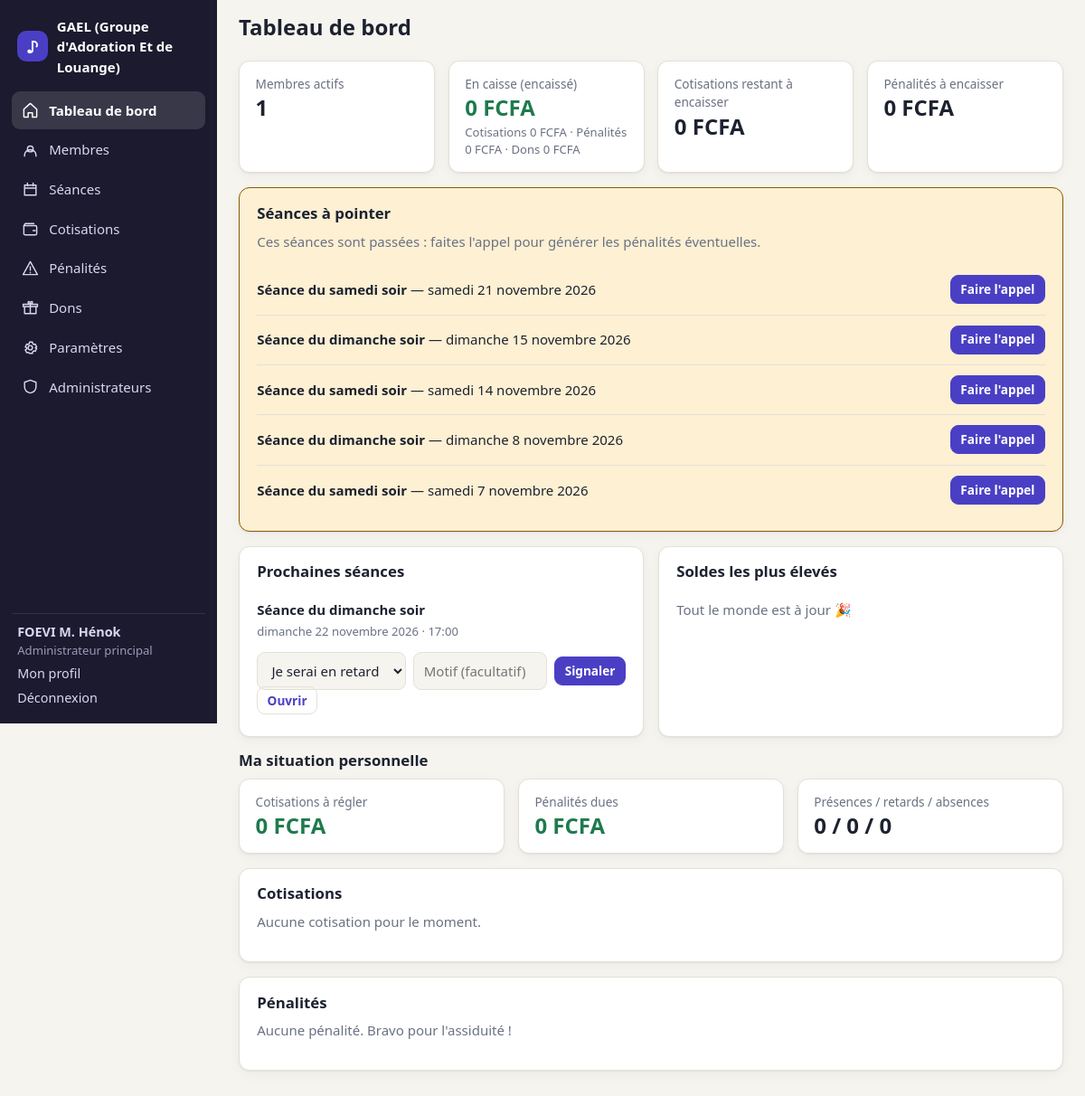
/dashboard.php (signed in), run on the app's committed database.
### tables this page shows
CREATE TABLE users (
        id INTEGER PRIMARY KEY AUTOINCREMENT,
        nom TEXT NOT NULL,
        username TEXT NOT NULL UNIQUE,
        password_hash TEXT NOT NULL,
        role TEXT NOT NULL DEFAULT 'membre' CHECK (role IN ('owner','admin','membre')),
        statut TEXT NOT NULL DEFAULT 'actif' CHECK (statut IN ('actif','parti')),
        telephone TEXT,
        date_arrivee TEXT NOT NULL,
        date_depart TEXT,
        must_change_password INTEGER NOT NULL DEFAULT 0,
        created_at TEXT NOT NULL
    , email TEXT, permissions TEXT NOT NULL DEFAULT '');

CREATE TABLE seances (
        id INTEGER PRIMARY KEY AUTOINCREMENT,
        date TEXT NOT NULL,
        heure TEXT NOT NULL,
        type TEXT NOT NULL CHECK (type IN ('normale','extraordinaire')),
        titre TEXT,
        lieu TEXT,
        statut TEXT NOT NULL DEFAULT 'prevue' CHECK (statut IN ('prevue','annulee','terminee')),
        motif_annulation TEXT,
        created_by INTEGER REFERENCES users(id),
        created_at TEXT NOT NULL
    );

### inc/auth.php (called while the page is built, shortened)
<?php
function current_user(): ?array {
    static $u = false;
    if ($u !== false) return $u;
    $u = null;
    if (!empty($_SESSION['uid'])) {
        $u = row("SELECT * FROM users WHERE id = ? AND statut = 'actif'", [$_SESSION['uid']]);
    }
    return $u;
}
function is_admin(): bool { $u = current_user(); return $u && in_array($u['role'], ['owner', 'admin'], true); }
function is_owner(): bool { $u = current_user(); return $u && $u['role'] === 'owner'; }
function can(string $perm): bool {
    $u = current_user();
    if ($u['role'] === 'owner') return true;
    return $u['role'] === 'admin' && in_array($perm, explode(',', (string)$u['permissions']), true);
}
function require_login(): array {
    $u = current_user();
    return $u;
}

### inc/db.php (called while the page is built, shortened)
<?php
function db(): PDO {
    static $pdo = null;
    if ($pdo) return $pdo;
    $pdo = new PDO('sqlite:' . DB_PATH);
    $pdo->setAttribute(PDO::ATTR_ERRMODE, PDO::ERRMODE_EXCEPTION);
    $pdo->setAttribute(PDO::ATTR_DEFAULT_FETCH_MODE, PDO::FETCH_ASSOC);
    $pdo->exec('PRAGMA foreign_keys = ON; PRAGMA busy_timeout = 5000;');
    migrate($pdo);
    return $pdo;
}
function q(string $sql, array $p = []): PDOStatement { $s = db()->prepare($sql); $s->execute($p); return $s; }
function rows(string $sql, array $p = []): array { return q($sql, $p)->fetchAll(); }
function row(string $sql, array $p = []): ?array { $r = q($sql, $p)->fetch(); return $r ?: null; }
function val(string $sql, array $p = []) { $r = q($sql, $p)->fetchColumn(); return $r === false ? null : $r; }
function has_column(PDO $pdo, string $table, string $col): bool {
    foreach ($pdo->query("PRAGMA table_info($table)") as $r) if ($r['name'] === $col) return true;
    return false;
}
function migrate(PDO $pdo): void {
    $pdo->exec("
    CREATE TABLE IF NOT EXISTS inscriptions (
        id INTEGER PRIMARY KEY AUTOINCREMENT,
        nom TEXT NOT NULL,
        email TEXT NOT NULL,
        telephone TEXT,
        username TEXT NOT NULL,
        password_hash TEXT NOT NULL,
        created_at TEXT NOT NULL
    );
    CREATE TABLE IF NOT EXISTS password_resets (
        id INTEGER PRIMARY KEY AUTOINCREMENT,
        user_id INTEGER NOT NULL REFERENCES users(id) ON DELETE CASCADE,
        token_hash TEXT NOT NULL,
        expires_at INTEGER NOT NULL
    );
    ");
    if (!has_column($pdo, 'users', 'email')) $pdo->exec('ALTER TABLE users ADD COLUMN email TEXT');
    if (!has_column($pdo, 'users', 'permissions')) {
        $pdo->exec("ALTER TABLE users ADD COLUMN permissions TEXT NOT NULL DEFAULT ''");
        $pdo->exec("UPDATE users SET permissions = 'membres,cotisations,paiements,seances,penalites,dons' WHERE role = 'admin'");
    }
    if (!has_column($pdo, 'login_attempts', 'kind')) $pdo->exec("ALTER TABLE login_attempts ADD COLUMN kind TEXT NOT NULL DEFAULT 'login'");
    $pdo->exec("CREATE UNIQUE INDEX IF NOT EXISTS ux_users_email ON users(email COLLATE NOCASE) WHERE email IS NOT NULL AND email <> ''");
    $defaults = [
        'inscription_active' => '1',
        'code_invitation'  => strtoupper(bin2hex(random_bytes(4))),
        'nom_groupe'       => 'Mon groupe musical',
        'devise'           => 'FCFA',
        'heure_seance_samedi' => '16:45',
        'heure_seance_dimanche' => '17:00',
        'amende_retard'    => '500',
        'amende_absence'   => '1000',
        'cotisation_mensuelle' => '1000',
        'seances_debut'    => date('Y-m-d'),
        'derniere_generation' => '',
    ];
    $st = $pdo->prepare('INSERT OR IGNORE INTO settings (k, v) VALUES (?, ?)');
    foreach ($defaults as $k => $v) $st->execute([$k, $v]);
}

### inc/helpers.php (called while the page is built, shortened)
<?php
function e($s): string { return htmlspecialchars((string)$s, ENT_QUOTES | ENT_SUBSTITUTE, 'UTF-8'); }
function setting(string $k, string $default = ''): string {
    static $cache = null;
    if ($cache === null) $cache = array_column(rows('SELECT k, v FROM settings'), 'v', 'k');
    return $cache[$k] ?? $default;
}
function money($n): string {
    $n = round((float)$n, 2);
    $dec = floor($n) == $n ? 0 : 2;
    return number_format($n, $dec, ',', ' ') . ' ' . setting('devise', 'FCFA');
}
function fdate(?string $d, bool $withDay = false): string {
    $t = strtotime($d);
    $s = (int)date('j', $t) . ' ' . MOIS_FR[(int)date('n', $t)] . ' ' . date('Y', $t);
    return $withDay ? JOURS_FR[(int)date('N', $t)] . ' ' . $s : $s;
}
function ensure_seances(): void {
    $heureSamedi = setting('heure_seance_samedi', '16:45');
}
function seance_label(array $s): string {
    return 'Séance du ' . JOURS_FR[(int)date('N', strtotime($s['date']))] . ' soir';
}
function seance_start(array $s): int { return strtotime($s['date'] . ' ' . $s['heure']); }
function seance_open_for_signal(array $s): bool {
    return $s['statut'] === 'prevue' && time() < seance_start($s);
}

### dashboard.php (the view, shortened to what this page needs)
<?php
$u = require_login();
ensure_seances();
$upcoming = rows("SELECT * FROM seances WHERE statut != 'annulee' AND (date || ' ' || heure) >= ? ORDER BY date, heure LIMIT 4", [date('Y-m-d H:i')]);
page_start(is_admin() ? 'Tableau de bord' : 'Mon espace', 'dashboard.php');
if (is_admin()) {
    $voirCotis = can('cotisations') || can('paiements');
    $voirPen = can('penalites') || can('paiements');
    $totalDu = (float)val('SELECT COALESCE(SUM(montant_du),0) FROM cotisation_membres');
    $totalPaye = (float)val('SELECT COALESCE(SUM(montant),0) FROM paiements');
    $amDues = (float)val("SELECT COALESCE(SUM(montant),0) FROM penalites WHERE statut = 'due'");
    $amPayees = (float)val("SELECT COALESCE(SUM(montant),0) FROM penalites WHERE statut = 'payee'");
    $dons = (float)val("SELECT COALESCE(SUM(montant),0) FROM dons WHERE nature = 'argent'");
    $caisse = $totalPaye + $amPayees + $dons;
    ?>
    <div class="cards">
      <?php if (can('membres')): ?><div class="card stat"><span>Membres actifs</span><strong><?= (int)val("SELECT COUNT(*) FROM users WHERE statut = 'actif'") ?></strong></div><?php endif; ?>
      <?php if (can('paiements') && can('dons')): ?>
      <div class="card stat"><span>En caisse (encaissé)</span><strong class="pos"><?= money($caisse) ?></strong>
        <small>Cotisations <?= money($totalPaye) ?> · Pénalités <?= money($amPayees) ?> · Dons <?= money($dons) ?></small></div>
      <?php endif; ?>
      <?php if ($voirCotis): ?><div class="card stat"><span>Cotisations restant à encaisser</span><strong class="<?= $totalDu - $totalPaye > 0 ? 'neg' : '' ?>"><?= money(max(0, $totalDu - $totalPaye)) ?></strong></div><?php endif; ?>
      <?php if ($voirPen): ?><div class="card stat"><span>Pénalités à encaisser</span><strong class="<?= $amDues > 0 ? 'neg' : '' ?>"><?= money($amDues) ?></strong></div><?php endif; ?>
    </div>
    <?php if (can('seances')):
        $aPointer = rows("SELECT * FROM seances WHERE statut = 'prevue' AND (date || ' ' || heure) < ? ORDER BY date DESC LIMIT 5", [date('Y-m-d H:i')]);
        if ($aPointer): ?>
    <section class="panel attention"><h2>Séances à pointer</h2>
      <p class="muted">Ces séances sont passées : faites l'appel pour générer les pénalités éventuelles.</p>
      <ul class="list">
      <?php foreach ($aPointer as $s): ?>
        <li><span><strong><?= e(seance_label($s)) ?></strong> — <?= fdate($s['date'], true) ?></span>
            <a class="btn btn-sm" href="seance.php?id=<?= (int)$s['id'] ?>">Faire l'appel</a></li>
      <?php endforeach; ?></ul></section>
    <?php endif; endif; ?>
    <div class="grid2">
      <section class="panel"><h2>Prochaines séances</h2>
        <ul class="list">
        <?php foreach ($upcoming as $s): ?>
          <li class="stack"><span><strong><?= e(seance_label($s)) ?></strong><br><small class="muted"><?= fdate($s['date'], true) ?> · <?= e($s['heure']) ?></small></span>
              <span><?php render_signal_box($s, (int)$u['id']); ?> <a class="btn btn-ghost btn-sm" href="seance.php?id=<?= (int)$s['id'] ?>">Ouvrir</a></span></li>
        <?php endforeach; ?></ul></section>
      <?php if (can('paiements')):
        $debiteurs = rows("SELECT u.id, u.nom,
          COALESCE((SELECT SUM(montant_du) FROM cotisation_membres WHERE user_id = u.id),0)
          - COALESCE((SELECT SUM(p.montant) FROM paiements p JOIN cotisation_membres cm ON cm.id = p.cotisation_membre_id WHERE cm.user_id = u.id),0)
          + COALESCE((SELECT SUM(montant) FROM penalites WHERE user_id = u.id AND statut = 'due'),0) AS reste
          FROM users u WHERE u.statut = 'actif' ORDER BY reste DESC LIMIT 6");
        $debiteurs = array_filter($debiteurs, fn($d) => $d['reste'] > 0); ?>
      <section class="panel"><h2>Soldes les plus élevés</h2>
        <ul class="list">
        <?php if (!$debiteurs): ?><li class="muted">Tout le monde est à jour 🎉</li><?php endif; ?>
        </ul></section>
      <?php endif; ?>
    </div>
    <h2>Ma situation personnelle</h2>
    <?php
    render_situation((int)$u['id']);
}
page_end();

### inc/layout.php (shortened to what this page needs)
<?php
function page_start(string $title, string $active = ''): void {
    $u = current_user();
    $nav = [['dashboard.php', 'home', $u && is_admin() ? 'Tableau de bord' : 'Mon espace'],
            ['seances.php', 'calendar', 'Séances'],
            ['cotisations.php', 'wallet', 'Cotisations'],
            ['penalites.php', 'alert', 'Pénalités'],
            ['dons.php', 'gift', 'Dons']];
    if (can('membres')) {
        $pend = (int)val('SELECT COUNT(*) FROM inscriptions');
        array_splice($nav, 1, 0, [['membres.php', 'users', 'Membres' . ($pend ? " ($pend)" : '')]]);
    }
    if (can('parametres')) $nav[] = ['parametres.php', 'cog', 'Paramètres'];
    if (is_owner()) $nav[] = ['admins.php', 'shield', 'Administrateurs'];
    $icons = [
        'home' => 'M3 11l9-8 9 8v10a1 1 0 01-1 1h-5v-6H9v6H4a1 1 0 01-1-1z',
        'users' => 'M16 11a4 4 0 10-8 0 4 4 0 008 0zM4 21v-1a6 6 0 0116 0v1',
        'calendar' => 'M4 6h16v14H4zM4 10h16M8 3v4M16 3v4',
        'wallet' => 'M3 7h16a2 2 0 012 2v9a2 2 0 01-2 2H5a2 2 0 01-2-2zM3 7l2-3h12M16 14h3',
        'alert' => 'M12 3l10 18H2zM12 10v5M12 18v.5',
        'gift' => 'M4 10h16v10H4zM2 7h20v3H2zM12 7v13M12 7C9 7 8 3 10 3s2 4 2 4zm0 0c3 0 4-4 2-4s-2 4-2 4z',
        'cog' => 'M12 15a3 3 0 100-6 3 3 0 000 6zM19 12l2-1-2-4-2 .5-1.5-1L15 4h-4l-.5 2.5-1.5 1L7 7l-2 4 2 1v2l-2 1 2 4 2-.5 1.5 1L11 20h4l.5-2.5 1.5-1 2 .5 2-4-2-1z',
        'shield' => 'M12 3l8 3v6c0 5-3.5 8-8 9-4.5-1-8-4-8-9V6z',
    ];
    ?><!doctype html>
<html lang="fr">
<head>
<link rel="stylesheet" href="assets/css/style.css">
</head>
<body>
<?php if ($u): ?>
<div class="shell">
  <aside class="side" id="side">
    <div class="brand"><span class="brand-mark">♪</span><span><?= e(setting('nom_groupe')) ?></span></div>
    <nav>
      <?php foreach ($nav as [$href, $ic, $label]): ?>
        <a href="<?= $href ?>" class="<?= $active === $href ? 'on' : '' ?>">
          <svg viewBox="0 0 24 24" aria-hidden="true"><path d="<?= $icons[$ic] ?>"/></svg><?= e($label) ?>
        </a>
      <?php endforeach; ?>
    </nav>
    <div class="side-foot">
      <div class="who"><strong><?= e($u['nom']) ?></strong>
        <small><?= $u['role'] === 'owner' ? 'Administrateur principal' : ($u['role'] === 'admin' ? 'Administrateur' : 'Membre') ?></small></div>
      <a href="profil.php">Mon profil</a>
      <a href="logout.php">Déconnexion</a>
    </div>
  </aside>
  <div class="main">
    <header class="top">
      <h1><?= e($title) ?></h1>
    </header>
    <main class="content">
<?php else: ?>
<main class="auth">
<?php endif; ?>
<?php
}
function page_end(): void {
    $u = current_user();
    echo $u ? "\n    </main>\n  </div>\n</div>\n" : "\n</main>\n";
    echo "</body>\n</html>\n";
}

### inc/partials.php (shortened to what this page needs)
<?php
function render_signal_box(array $s, int $uid): void {
    $sig = row('SELECT * FROM signalements WHERE seance_id = ? AND user_id = ?', [$s['id'], $uid]);
    $open = seance_open_for_signal($s);
    if ($sig): ?>
      <div class="signal done">
        <?= badge($sig['type'] === 'absence' ? 'Absence signalée' : 'Retard signalé', 'info') ?>
        <?php if ($sig['motif']): ?><span class="muted">« <?= e($sig['motif']) ?> »</span><?php endif; ?>
        <?php if ($open): ?>
          <form method="post" class="inline"><?= csrf_field() ?>
            <input type="hidden" name="action" value="retirer_signal"><input type="hidden" name="seance_id" value="<?= (int)$s['id'] ?>">
            <button class="btn btn-ghost btn-sm">Retirer</button></form>
        <?php endif; ?>
      </div>
    <?php elseif ($open): ?>
      <form method="post" class="signal">
        <select name="type" aria-label="Type"><option value="retard">Je serai en retard</option><option value="absence">Je serai absent(e)</option></select>
        <input name="motif" maxlength="300" placeholder="Motif (facultatif)" aria-label="Motif">
        <button class="btn btn-sm">Signaler</button>
      </form>
    <?php else: ?>
      <span class="muted small">Signalement fermé</span>
    <?php endif;
}
function render_situation(int $uid, bool $showCotis = true, bool $showPen = true): void {
    $s = situation($uid);
    $lines = rows("SELECT c.titre, c.type, c.mois, c.echeance, cm.id AS cmid, cm.montant_du,
                   COALESCE((SELECT SUM(montant) FROM paiements WHERE cotisation_membre_id = cm.id),0) AS paye
                   FROM cotisation_membres cm JOIN cotisations c ON c.id = cm.cotisation_id
                   WHERE cm.user_id = ? ORDER BY c.created_at DESC, c.id DESC", [$uid]);
    $pen = rows("SELECT p.*, s.date, s.type AS stype, s.titre FROM penalites p JOIN seances s ON s.id = p.seance_id
                 WHERE p.user_id = ? ORDER BY s.date DESC", [$uid]);
    $att = rows("SELECT pr.statut AS statut, COUNT(*) n FROM presences pr JOIN seances s ON s.id = pr.seance_id
                 WHERE pr.user_id = ? AND s.statut != 'annulee' GROUP BY pr.statut", [$uid]);
    $att = array_column($att, 'n', 'statut');
    ?>
    <div class="cards">
      <?php if ($showCotis): ?><div class="card stat"><span>Cotisations à régler</span><strong class="<?= $s['cotis_reste'] > 0 ? 'neg' : 'pos' ?>"><?= money($s['cotis_reste']) ?></strong></div><?php endif; ?>
      <?php if ($showPen): ?><div class="card stat"><span>Pénalités dues</span><strong class="<?= $s['amendes_dues'] > 0 ? 'neg' : 'pos' ?>"><?= money($s['amendes_dues']) ?></strong></div><?php endif; ?>
      <div class="card stat"><span>Présences / retards / absences</span><strong><?= (int)($att['present'] ?? 0) ?> / <?= (int)($att['retard'] ?? 0) ?> / <?= (int)($att['absent'] ?? 0) ?></strong></div>
    </div>
    <?php if ($showCotis): ?><section class="panel"><h2>Cotisations</h2>
    <?php if (!$lines): ?><p class="muted">Aucune cotisation pour le moment.</p><?php endif; ?></section><?php endif; ?>
    <?php if ($showPen): ?><section class="panel"><h2>Pénalités</h2>
    <?php if (!$pen): ?><p class="muted">Aucune pénalité. Bravo pour l'assiduité !</p><?php endif; ?></section><?php endif; ?>
    <?php
}

### data on the page
users: nom "FOEVI M. Hénok"
seances: date "Séance du samedi soir", date "samedi 21 novembre 2026"
seances: date "Séance du dimanche soir", date "dimanche 15 novembre 2026"
seances: date "Séance du samedi soir", date "samedi 14 novembre 2026"
seances: date "Séance du dimanche soir", date "dimanche 8 novembre 2026"
seances: date "Séance du samedi soir", date "samedi 7 novembre 2026"
seances: date "Séance du dimanche soir", date "dimanche 22 novembre 2026", heure "17:00"

### other printed values
setting('nom_groupe') "GAEL (Groupe d'Adoration Et de Louange)"
$label "Tableau de bord"
$label "Membres"
$label "Séances"
$label "Cotisations"
$label "Pénalités"
$label "Dons"
$label "Paramètres"
$label "Administrateurs"
$title "Tableau de bord"
val("SELECT COUNT(*) FROM users WHERE statut = 'actif'") "1"
money($caisse) "0 FCFA"
money($totalPaye) "0 FCFA"
money($amPayees) "0 FCFA"
money($dons) "0 FCFA"
